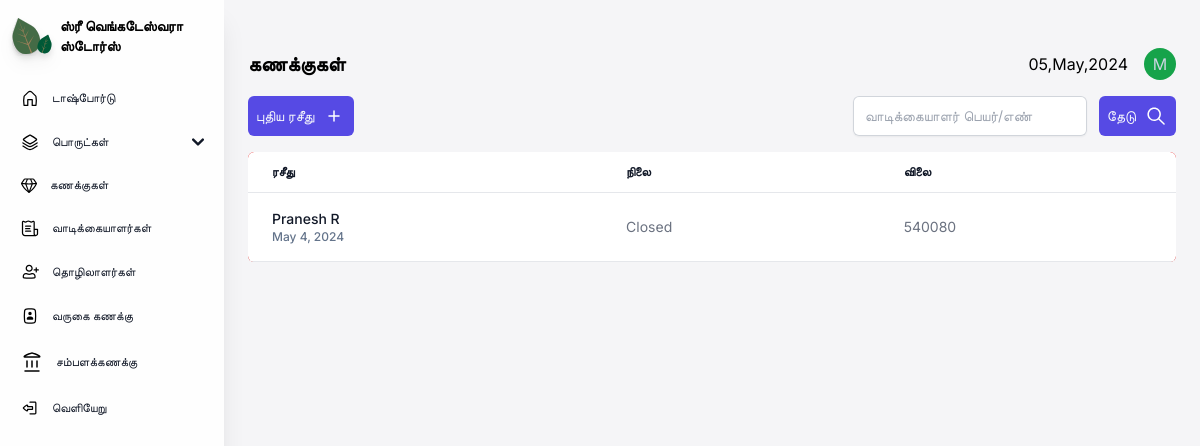
The app's page /bills/, older data.
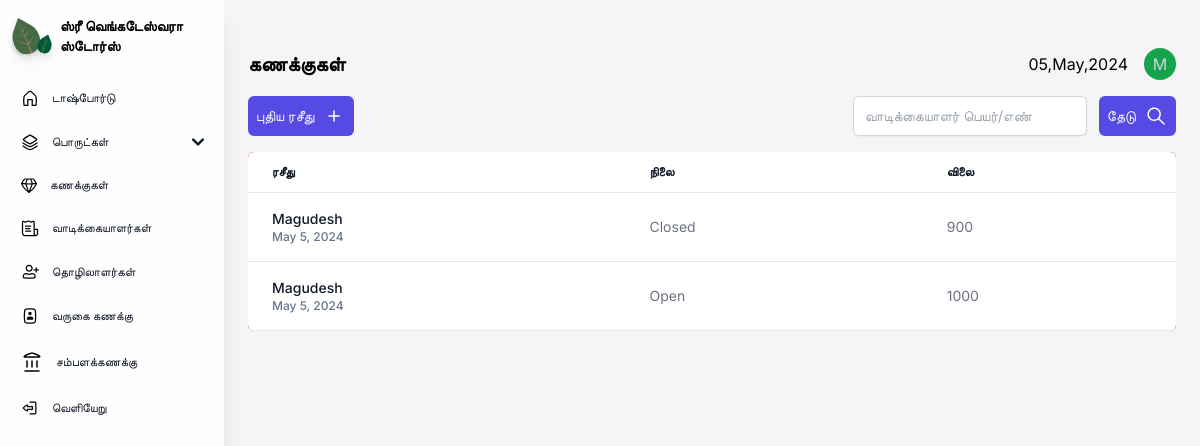
The same page, newer data.
### core/models.py (models this page shows, shortened)
class bill(models.Model):
    client = models.ForeignKey(client, on_delete=models.CASCADE, blank=True)
    billdate = models.DateField(auto_now_add=True, blank=True)
    billstatus = models.BooleanField(default=False) #Bill Closed/Open
    products = models.JSONField(blank=True) #Will hold product name/quantiy and bill pricing details(discount/grandtotal/subtotal)
    grandtotal = models.CharField(max_length=10,blank=True)

class client(models.Model):
    clientname = models.CharField(max_length=50)
    contactnumber = models.CharField(max_length=20, blank=True)
    address = models.TextField(blank=True)
    def __str__(self):
        return self.clientname

### core/views.py (the view, shortened to what this page needs)
# urls.py: path('bills/', cvs.bills),
def bills(request):
    bill_ = bill.objects.all()
    _bill = reversed(bill_)
    context = {'bills':_bill}
    return render(request, "core/bills.html", context)

### core/templates/core/bills.html (shortened to what this page needs)
{% load static %}
{% load static tailwind_tags%}
<!DOCTYPE html>
<html lang="en">
<head>
    <link href="https://cdnjs.cloudflare.com/ajax/libs/flowbite/2.3.0/flowbite.min.css" rel="stylesheet" />
    {% tailwind_css %}
</head>
<body class="font-inter bg-[#F5F5F7] max-w-full h-[100%]">
<section class="sm:ml-56 px-6 pb-4 max-w-full min-h-[100%]">
    <div class="relative">
    {% include 'core/navigation.html' %}
    </div>
    <div class="flex justify-between w-full items-center sm:mt-12 mt-6">
        <div>
            <p class="font-inter font-semibold text-xl">கணக்குகள்</p>
        </div>
        <div class="items-center gap-4 hidden sm:flex">
            <p class="date"></p>
            <div class="w-8 h-8 bg-green-600 rounded-full items-center justify-center flex">
                <p class="text-slate-300">M</p>
            </div>
        </div>
    </div>
    <main class="mt-4 min-w-full h-full">
    <div class="flex justify-between mt-2 items-center gap-2 flex-wrap">
    <div class="flex gap-2">
        <a href="/newbill">
        <button class="px-2 py-2 bg-[#564AE4] flex items-center rounded-md gap-2 text-slate-50 text-sm">
            புதிய ரசீது
            <img src="{% static  'images/Plus.svg' %}" alt="plus">
        </button>
        </a>
    </div>
    <form method="POST">
        <div class="searchbar w-full flex gap-3 sm:flex-wrap">
                <input list="clients" id="customer" name="searchparam" autocomplete="off" type="text" required placeholder="வாடிக்கையாளர் பெயர்/எண்" class="block rounded-md border-0 py-1.5 text-gray-900 shadow-sm ring-1 ring-inset ring-gray-300 placeholder:text-gray-400 focus:ring-2 focus:ring-inset focus:ring-indigo-600 sm:text-sm sm:leading-6 customername">
                <button class="px-2 py-2 bg-[#564AE4] flex items-center rounded-md gap-2 text-slate-50 text-sm">
                    தேடு
                    <img src="{% static  'images/Search.svg' %}" alt="plus">
                </button>
        </div>
    </form>
    </div>
    {% if bills == None %}
        <p class="text-xl mt-4">No Results Found!</p>
    {% else %}
        <div class="relative max-w-[100%] min-h-full overflow-x-scroll mt-4 rounded-md bg-red-500">
            <table class="text-sm text-left min-h-full text-gray-500 bg-white dark:text-gray-400 rounded-md shadow-md overflow-x-auto w-full">
                <thead class="border-b text-xs text-gray-900 uppercase dark:text-gray-400">
                    <tr>
                        <th scope="col" class="px-6 py-3">
                            ரசீது
                        </th>
                        <th scope="col" class="px-6 py-3">
                            நிலை
                        </th>
                        <th scope="col" class="px-6 py-3">
                            விலை
                        </th>
                    </tr>
                </thead>
                <tbody>
                    {% for bill in bills %}
                    <tr class="border-b hover:shadow-md">
                        <th scope="row" class="px-6 py-4 font-medium text-gray-900 whitespace-nowrap hover:underline">
                            <a href="{% url 'bill' bill.id%}">
                                <p>{{bill.client}}</p>
                                <p class="text-xs text-slate-500">{{bill.billdate}}</p>
                            </a>
                        </th>
                        <td class="px-6 py-4">
                            {% if bill.billstatus == False %}
                                Open
                            {% else %}
                                Closed
                            {% endif %}
                        </td>
                        <td class="px-6 py-4">
                            {{bill.grandtotal}}
                        </td>
                    </tr>
                    {% endfor %}
                </tbody>
            </table>
        </div>
    {% endif %}
    </main>
</section>
</body>
</html>

### core/templates/core/navigation.html (shortened to what this page needs)
{% load static %}
<aside id="sidebar-multi-level-sidebar" class="fixed top-0 left-0 z-40 w-56 h-screen transition-transform -translate-x-full sm:translate-x-0 navbar" aria-label="Sidebar">
    <div class="h-full px-3 py-4 overflow-y-auto bg-[#FEFEFE] shadow-xl flex flex-col">
    <a href="/dashboard">
    <div class="flex gap-2 items-center mb-6 ">
        <img src="{% static 'images/logo1.svg' %}" class="max-w-[40px] drop-shadow-lg">
        <p class="text-sm font-semibold">ஸ்ரீ வெங்கடேஸ்வரா ஸ்டோர்ஸ்</p>
    </div>
    </a>
    <ul class="space-y-2 font-medium">
        <li>
            <a href="/dashboard" class="flex items-center p-2 text-gray-900 rounded-lgbg-gray-100 group hover:bg-gray-100">
                <img src="{% static 'images/Home.svg' %}" alt="">
                <span class="ms-3 text-xs">டாஷ்போர்டு</span>
            </a>
        </li>
        <li>
            <button type="button" class="flex items-center w-full p-2 text-base text-gray-900 transition duration-75 rounded-lg group hover:bg-gray-100" aria-controls="dropdown-example" data-collapse-toggle="dropdown-example">
                <img src="{% static 'images/Stack.svg' %}" alt="">
                <span class="flex-1 ms-3 text-left rtl:text-right whitespace-nowrap text-xs">பொருட்கள்</span>
                <svg class="w-3 h-3" aria-hidden="true" xmlns="http://www.w3.org/2000/svg" fill="none" viewBox="0 0 10 6">
                    <path stroke="currentColor" stroke-linecap="round" stroke-linejoin="round" stroke-width="2" d="m1 1 4 4 4-4"/>
                </svg>
            </button>
        </li>
        <li>
            <a href="/bills" class="flex items-center p-2 text-gray-900 rounded-lg hover:bg-gray-100">
                <img src="{% static 'images/Diamond.svg' %}" alt="">
                <span class="flex-1 ms-3 whitespace-nowrap text-xs">கணக்குகள்</span>
            </a>
        </li>
        <li>
            <a href="/clientbook" class="flex items-center p-2 text-gray-900 rounded-lg hover:bg-gray-100">
                <img src="{% static 'images/Invoice.svg' %}" alt="">
                <span class="flex-1 ms-3 whitespace-nowrap text-xs">வாடிக்கையாளர்கள்</span>
            </a>
        </li>
        <li>
            <a href="/laborbook " class="flex items-center p-2 text-gray-900 rounded-lg hover:bg-gray-100">
                <img src="{% static 'images/User-plus.svg' %}" alt="">
                <span class="flex-1 ms-3 whitespace-nowrap text-xs">தொழிலாளர்கள்</span>
            </a>
        </li>
        <li>
            <a href="/attendance" class="flex items-center p-2 text-gray-900 rounded-lg hover:bg-gray-100">
                <img src="{% static 'images/Contacts.svg' %}" alt="">
                <span class="flex-1 ms-3 whitespace-nowrap text-xs">வருகை கணக்கு</span>
            </a>
        </li>
        <li>
            <a href="/salarymanagement" class="flex items-center p-2 text-gray-900 rounded-lg hover:bg-gray-100">
                <img src="{% static 'images/Bank.svg' %}" alt="">
                <span class="flex-1 ms-3 whitespace-nowrap text-xs">சம்பளக்கணக்கு</span>
            </a>
        </li>
        <li>
            <a href="/auth/logout" class="flex items-center p-2 text-gray-900 rounded-lg hover:bg-gray-100">
                <img src="{% static 'images/Logout.svg' %}" alt="">
                <span class="flex-1 ms-3 whitespace-nowrap text-xs">வெளியேறு</span>
            </a>
        </li>
    </ul>
    </div>
</aside>

Row changes from the older to the newer data that the page shows:
removed bill: client "Pranesh R", billdate "May 4, 2024", billstatus "Closed", grandtotal "540080"
added bill: client "Magudesh", billdate "May 5, 2024", billstatus "Closed", grandtotal "900"
added bill: client "Magudesh", billdate "May 5, 2024", billstatus "Open", grandtotal "1000"
